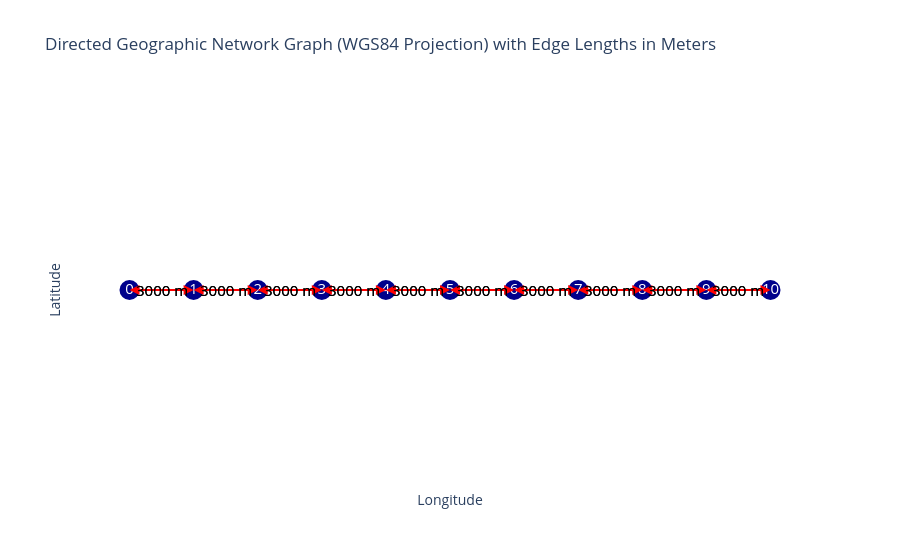

Notebook code for this chart:
### Code cell
plot_graph(graph)

### Figure 1 — Plotly figure (JSON) as saved in the notebook; plotly's stock layout.template omitted (floating-point values rounded to 4 significant figures)
{"data": [{"hoverinfo": "none", "line": {"color": "red", "width": 2}, "mode": "lines", "type": "scatter", "x": [0, 0.02695], "y": [0, 0]}, {"hoverinfo": "none", "line": {"color": "red", "width": 2}, "mode": "lines", "type": "scatter", "x": [0.02695, 0], "y": [0, 0]}, {"hoverinfo": "none", "line": {"color": "red", "width": 2}, "mode": "lines", "type": "scatter", "x": [0.02695, 0.0539], "y": [0, 0]}, {"hoverinfo": "none", "line": {"color": "red", "width": 2}, "mode": "lines", "type": "scatter", "x": [0.0539, 0.02695], "y": [0, 0]}, {"hoverinfo": "none", "line": {"color": "red", "width": 2}, "mode": "lines", "type": "scatter", "x": [0.0539, 0.08085], "y": [0, 0]}, {"hoverinfo": "none", "line": {"color": "red", "width": 2}, "mode": "lines", "type": "scatter", "x": [0.08085, 0.0539], "y": [0, 0]}, {"hoverinfo": "none", "line": {"color": "red", "width": 2}, "mode": "lines", "type": "scatter", "x": [0.08085, 0.1078], "y": [0, 0]}, {"hoverinfo": "none", "line": {"color": "red", "width": 2}, "mode": "lines", "type": "scatter", "x": [0.1078, 0.08085], "y": [0, 0]}, {"hoverinfo": "none", "line": {"color": "red", "width": 2}, "mode": "lines", "type": "scatter", "x": [0.1078, 0.1347], "y": [0, 0]}, {"hoverinfo": "none", "line": {"color": "red", "width": 2}, "mode": "lines", "type": "scatter", "x": [0.1347, 0.1078], "y": [0, 0]}, {"hoverinfo": "none", "line": {"color": "red", "width": 2}, "mode": "lines", "type": "scatter", "x": [0.1347, 0.1617], "y": [0, 0]}, {"hoverinfo": "none", "line": {"color": "red", "width": 2}, "mode": "lines", "type": "scatter", "x": [0.1617, 0.1347], "y": [0, 0]}, {"hoverinfo": "none", "line": {"color": "red", "width": 2}, "mode": "lines", "type": "scatter", "x": [0.1617, 0.1886], "y": [0, 0]}, {"hoverinfo": "none", "line": {"color": "red", "width": 2}, "mode": "lines", "type": "scatter", "x": [0.1886, 0.1617], "y": [0, 0]}, {"hoverinfo": "none", "line": {"color": "red", "width": 2}, "mode": "lines", "type": "scatter", "x": [0.1886, 0.2156], "y": [0, 0]}, {"hoverinfo": "none", "line": {"color": "red", "width": 2}, "mode": "lines", "type": "scatter", "x": [0.2156, 0.1886], "y": [0, 0]}, {"hoverinfo": "none", "line": {"color": "red", "width": 2}, "mode": "lines", "type": "scatter", "x": [0.2156, 0.2425], "y": [0, 0]}, {"hoverinfo": "none", "line": {"color": "red", "width": 2}, "mode": "lines", "type": "scatter", "x": [0.2425, 0.2156], "y": [0, 0]}, {"hoverinfo": "none", "line": {"color": "red", "width": 2}, "mode": "lines", "type": "scatter", "x": [0.2425, 0.2695], "y": [0, 0]}, {"hoverinfo": "none", "line": {"color": "red", "width": 2}, "mode": "lines", "type": "scatter", "x": [0.2695, 0.2425], "y": [0, 0]}, {"hoverinfo": "text", "marker": {"color": "darkblue", "size": 20}, "mode": "markers+text", "text": ["0", "1", "2", "3", "4", "5", "6", "7", "8", "9", "10"], "textfont": {"color": "white", "size": 15}, "textposition": "middle center", "type": "scatter", "x": [0, 0.02695, 0.0539, 0.08085, 0.1078, 0.1347, 0.1617, 0.1886, 0.2156, 0.2425, 0.2695], "y": [0, 0, 0, 0, 0, 0, 0, 0, 0, 0, 0]}], "layout": {"annotations": [{"arrowcolor": "red", "arrowhead": 2, "arrowsize": 2, "arrowwidth": 1, "ax": 0, "axref": "x", "ay": 0, "ayref": "y", "showarrow": true, "x": 0.02695, "xref": "x", "y": 0, "yref": "y"}, {"arrowcolor": "red", "arrowhead": 2, "arrowsize": 2, "arrowwidth": 1, "ax": 0.02695, "axref": "x", "ay": 0, "ayref": "y", "showarrow": true, "x": 0, "xref": "x", "y": 0, "yref": "y"}, {"arrowcolor": "red", "arrowhead": 2, "arrowsize": 2, "arrowwidth": 1, "ax": 0.02695, "axref": "x", "ay": 0, "ayref": "y", "showarrow": true, "x": 0.0539, "xref": "x", "y": 0, "yref": "y"}, {"arrowcolor": "red", "arrowhead": 2, "arrowsize": 2, "arrowwidth": 1, "ax": 0.0539, "axref": "x", "ay": 0, "ayref": "y", "showarrow": true, "x": 0.02695, "xref": "x", "y": 0, "yref": "y"}, {"arrowcolor": "red", "arrowhead": 2, "arrowsize": 2, "arrowwidth": 1, "ax": 0.0539, "axref": "x", "ay": 0, "ayref": "y", "showarrow": true, "x": 0.08085, "xref": "x", "y": 0, "yref": "y"}, {"arrowcolor": "red", "arrowhead": 2, "arrowsize": 2, "arrowwidth": 1, "ax": 0.08085, "axref": "x", "ay": 0, "ayref": "y", "showarrow": true, "x": 0.0539, "xref": "x", "y": 0, "yref": "y"}, {"arrowcolor": "red", "arrowhead": 2, "arrowsize": 2, "arrowwidth": 1, "ax": 0.08085, "axref": "x", "ay": 0, "ayref": "y", "showarrow": true, "x": 0.1078, "xref": "x", "y": 0, "yref": "y"}, {"arrowcolor": "red", "arrowhead": 2, "arrowsize": 2, "arrowwidth": 1, "ax": 0.1078, "axref": "x", "ay": 0, "ayref": "y", "showarrow": true, "x": 0.08085, "xref": "x", "y": 0, "yref": "y"}, {"arrowcolor": "red", "arrowhead": 2, "arrowsize": 2, "arrowwidth": 1, "ax": 0.1078, "axref": "x", "ay": 0, "ayref": "y", "showarrow": true, "x": 0.1347, "xref": "x", "y": 0, "yref": "y"}, {"arrowcolor": "red", "arrowhead": 2, "arrowsize": 2, "arrowwidth": 1, "ax": 0.1347, "axref": "x", "ay": 0, "ayref": "y", "showarrow": true, "x": 0.1078, "xref": "x", "y": 0, "yref": "y"}, {"arrowcolor": "red", "arrowhead": 2, "arrowsize": 2, "arrowwidth": 1, "ax": 0.1347, "axref": "x", "ay": 0, "ayref": "y", "showarrow": true, "x": 0.1617, "xref": "x", "y": 0, "yref": "y"}, {"arrowcolor": "red", "arrowhead": 2, "arrowsize": 2, "arrowwidth": 1, "ax": 0.1617, "axref": "x", "ay": 0, "ayref": "y", "showarrow": true, "x": 0.1347, "xref": "x", "y": 0, "yref": "y"}, {"arrowcolor": "red", "arrowhead": 2, "arrowsize": 2, "arrowwidth": 1, "ax": 0.1617, "axref": "x", "ay": 0, "ayref": "y", "showarrow": true, "x": 0.1886, "xref": "x", "y": 0, "yref": "y"}, {"arrowcolor": "red", "arrowhead": 2, "arrowsize": 2, "arrowwidth": 1, "ax": 0.1886, "axref": "x", "ay": 0, "ayref": "y", "showarrow": true, "x": 0.1617, "xref": "x", "y": 0, "yref": "y"}, {"arrowcolor": "red", "arrowhead": 2, "arrowsize": 2, "arrowwidth": 1, "ax": 0.1886, "axref": "x", "ay": 0, "ayref": "y", "showarrow": true, "x": 0.2156, "xref": "x", "y": 0, "yref": "y"}, {"arrowcolor": "red", "arrowhead": 2, "arrowsize": 2, "arrowwidth": 1, "ax": 0.2156, "axref": "x", "ay": 0, "ayref": "y", "showarrow": true, "x": 0.1886, "xref": "x", "y": 0, "yref": "y"}, {"arrowcolor": "red", "arrowhead": 2, "arrowsize": 2, "arrowwidth": 1, "ax": 0.2156, "axref": "x", "ay": 0, "ayref": "y", "showarrow": true, "x": 0.2425, "xref": "x", "y": 0, "yref": "y"}, {"arrowcolor": "red", "arrowhead": 2, "arrowsize": 2, "arrowwidth": 1, "ax": 0.2425, "axref": "x", "ay": 0, "ayref": "y", "showarrow": true, "x": 0.2156, "xref": "x", "y": 0, "yref": "y"}, {"arrowcolor": "red", "arrowhead": 2, "arrowsize": 2, "arrowwidth": 1, "ax": 0.2425, "axref": "x", "ay": 0, "ayref": "y", "showarrow": true, "x": 0.2695, "xref": "x", "y": 0, "yref": "y"}, {"arrowcolor": "red", "arrowhead": 2, "arrowsize": 2, "arrowwidth": 1, "ax": 0.2695, "axref": "x", "ay": 0, "ayref": "y", "showarrow": true, "x": 0.2425, "xref": "x", "y": 0, "yref": "y"}, {"font": {"color": "black", "size": 15}, "showarrow": false, "text": "3000 m", "x": 0.01347, "y": 0}, {"font": {"color": "black", "size": 15}, "showarrow": false, "text": "3000 m", "x": 0.01347, "y": 0}, {"font": {"color": "black", "size": 15}, "showarrow": false, "text": "3000 m", "x": 0.04042, "y": 0}, {"font": {"color": "black", "size": 15}, "showarrow": false, "text": "3000 m", "x": 0.04042, "y": 0}, {"font": {"color": "black", "size": 15}, "showarrow": false, "text": "3000 m", "x": 0.06737, "y": 0}, {"font": {"color": "black", "size": 15}, "showarrow": false, "text": "3000 m", "x": 0.06737, "y": 0}, {"font": {"color": "black", "size": 15}, "showarrow": false, "text": "3000 m", "x": 0.09432, "y": 0}, {"font": {"color": "black", "size": 15}, "showarrow": false, "text": "3000 m", "x": 0.09432, "y": 0}, {"font": {"color": "black", "size": 15}, "showarrow": false, "text": "3000 m", "x": 0.1213, "y": 0}, {"font": {"color": "black", "size": 15}, "showarrow": false, "text": "3000 m", "x": 0.1213, "y": 0}, {"font": {"color": "black", "size": 15}, "showarrow": false, "text": "3000 m", "x": 0.1482, "y": 0}, {"font": {"color": "black", "size": 15}, "showarrow": false, "text": "3000 m", "x": 0.1482, "y": 0}, {"font": {"color": "black", "size": 15}, "showarrow": false, "text": "3000 m", "x": 0.1752, "y": 0}, {"font": {"color": "black", "size": 15}, "showarrow": false, "text": "3000 m", "x": 0.1752, "y": 0}, {"font": {"color": "black", "size": 15}, "showarrow": false, "text": "3000 m", "x": 0.2021, "y": 0}, {"font": {"color": "black", "size": 15}, "showarrow": false, "text": "3000 m", "x": 0.2021, "y": 0}, {"font": {"color": "black", "size": 15}, "showarrow": false, "text": "3000 m", "x": 0.2291, "y": 0}, {"font": {"color": "black", "size": 15}, "showarrow": false, "text": "3000 m", "x": 0.2291, "y": 0}, {"font": {"color": "black", "size": 15}, "showarrow": false, "text": "3000 m", "x": 0.256, "y": 0}, {"font": {"color": "black", "size": 15}, "showarrow": false, "text": "3000 m", "x": 0.256, "y": 0}], "plot_bgcolor": "white", "showlegend": false, "title": {"text": "Directed Geographic Network Graph (WGS84 Projection) with Edge Lengths in Meters"}, "xaxis": {"showgrid": false, "showticklabels": false, "title": {"text": "Longitude"}, "zeroline": false}, "yaxis": {"showgrid": false, "showticklabels": false, "title": {"text": "Latitude"}, "zeroline": false}}}
